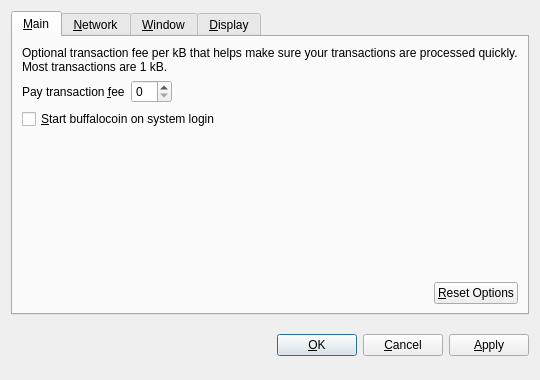
<?xml version="1.0" encoding="UTF-8"?>
<ui version="4.0">
 <class>OptionsDialog</class>
 <widget class="QDialog" name="OptionsDialog">
  <property name="geometry">
   <rect>
    <x>0</x>
    <y>0</y>
    <width>540</width>
    <height>380</height>
   </rect>
  </property>
  <property name="windowTitle">
   <string>Options</string>
  </property>
  <property name="modal">
   <bool>true</bool>
  </property>
  <layout class="QVBoxLayout" name="verticalLayout">
   <item>
    <widget class="QTabWidget" name="tabWidget">
     <property name="tabPosition">
      <enum>QTabWidget::North</enum>
     </property>
     <property name="currentIndex">
      <number>0</number>
     </property>
     <widget class="QWidget" name="tabMain">
      <attribute name="title">
       <string>&amp;Main</string>
      </attribute>
      <layout class="QVBoxLayout" name="verticalLayout_Main">
       <item>
        <widget class="QLabel" name="transactionFeeInfoLabel">
         <property name="text">
          <string>Optional transaction fee per kB that helps make sure your transactions are processed quickly. Most transactions are 1 kB.</string>
         </property>
         <property name="textFormat">
          <enum>Qt::PlainText</enum>
         </property>
         <property name="wordWrap">
          <bool>true</bool>
         </property>
        </widget>
       </item>
       <item>
        <layout class="QHBoxLayout" name="horizontalLayout_1_Main">
         <item>
          <widget class="QLabel" name="transactionFeeLabel">
           <property name="text">
            <string>Pay transaction &amp;fee</string>
           </property>
           <property name="textFormat">
            <enum>Qt::PlainText</enum>
           </property>
           <property name="buddy">
            <cstring>transactionFee</cstring>
           </property>
          </widget>
         </item>
         <item>
          <widget class="BitcoinAmountField" name="transactionFee"/>
         </item>
         <item>
          <spacer name="horizontalSpacer_1_Main">
           <property name="orientation">
            <enum>Qt::Horizontal</enum>
           </property>
           <property name="sizeHint" stdset="0">
            <size>
             <width>40</width>
             <height>20</height>
            </size>
           </property>
          </spacer>
         </item>
        </layout>
       </item>
       <item>
        <widget class="QCheckBox" name="bitcoinAtStartup">
         <property name="toolTip">
          <string>Automatically start buffalocoin after logging in to the system.</string>
         </property>
         <property name="text">
          <string>&amp;Start buffalocoin on system login</string>
         </property>
        </widget>
       </item>
       <item>
        <spacer name="verticalSpacer_Main">
         <property name="orientation">
          <enum>Qt::Vertical</enum>
         </property>
         <property name="sizeHint" stdset="0">
          <size>
           <width>20</width>
           <height>40</height>
          </size>
         </property>
        </spacer>
       </item>
       <item>
        <layout class="QHBoxLayout" name="horizontalLayout_2_Main">
         <item>
          <spacer name="horizontalSpacer_2_Main">
           <property name="orientation">
            <enum>Qt::Horizontal</enum>
           </property>
           <property name="sizeHint" stdset="0">
            <size>
             <width>40</width>
             <height>20</height>
            </size>
           </property>
          </spacer>
         </item>
         <item>
          <widget class="QPushButton" name="resetButton">
           <property name="toolTip">
            <string>Reset all client options to default.</string>
           </property>
           <property name="text">
            <string>&amp;Reset Options</string>
           </property>
           <property name="autoDefault">
            <bool>false</bool>
           </property>
          </widget>
         </item>
        </layout>
       </item>
      </layout>
     </widget>
     <widget class="QWidget" name="tabNetwork">
      <attribute name="title">
       <string>&amp;Network</string>
      </attribute>
      <layout class="QVBoxLayout" name="verticalLayout_Network">
       <item>
        <widget class="QCheckBox" name="mapPortUpnp">
         <property name="toolTip">
          <string>Automatically open the buffalocoin client port on the router. This only works when your router supports UPnP and it is enabled.</string>
         </property>
         <property name="text">
          <string>Map port using &amp;UPnP</string>
         </property>
        </widget>
       </item>
       <item>
        <widget class="QCheckBox" name="connectSocks">
         <property name="toolTip">
          <string>Connect to the buffalocoin network through a SOCKS proxy (e.g. when connecting through Tor).</string>
         </property>
         <property name="text">
          <string>&amp;Connect through SOCKS proxy:</string>
         </property>
        </widget>
       </item>
       <item>
        <layout class="QHBoxLayout" name="horizontalLayout_Network">
         <item>
          <widget class="QLabel" name="proxyIpLabel">
           <property name="text">
            <string>Proxy &amp;IP:</string>
           </property>
           <property name="textFormat">
            <enum>Qt::PlainText</enum>
           </property>
           <property name="buddy">
            <cstring>proxyIp</cstring>
           </property>
          </widget>
         </item>
         <item>
          <widget class="QValidatedLineEdit" name="proxyIp">
           <property name="maximumSize">
            <size>
             <width>140</width>
             <height>16777215</height>
            </size>
           </property>
           <property name="toolTip">
            <string>IP address of the proxy (e.g. 127.0.0.1)</string>
           </property>
          </widget>
         </item>
         <item>
          <widget class="QLabel" name="proxyPortLabel">
           <property name="text">
            <string>&amp;Port:</string>
           </property>
           <property name="textFormat">
            <enum>Qt::PlainText</enum>
           </property>
           <property name="buddy">
            <cstring>proxyPort</cstring>
           </property>
          </widget>
         </item>
         <item>
          <widget class="QLineEdit" name="proxyPort">
           <property name="maximumSize">
            <size>
             <width>55</width>
             <height>16777215</height>
            </size>
           </property>
           <property name="toolTip">
            <string>Port of the proxy (e.g. 9050)</string>
           </property>
          </widget>
         </item>
         <item>
          <widget class="QLabel" name="socksVersionLabel">
           <property name="text">
            <string>SOCKS &amp;Version:</string>
           </property>
           <property name="textFormat">
            <enum>Qt::PlainText</enum>
           </property>
           <property name="buddy">
            <cstring>socksVersion</cstring>
           </property>
          </widget>
         </item>
         <item>
          <widget class="QValueComboBox" name="socksVersion">
           <property name="toolTip">
            <string>SOCKS version of the proxy (e.g. 5)</string>
           </property>
          </widget>
         </item>
         <item>
          <spacer name="horizontalSpacer_Network">
           <property name="orientation">
            <enum>Qt::Horizontal</enum>
           </property>
           <property name="sizeHint" stdset="0">
            <size>
             <width>40</width>
             <height>20</height>
            </size>
           </property>
          </spacer>
         </item>
        </layout>
       </item>
       <item>
        <spacer name="verticalSpacer_Network">
         <property name="orientation">
          <enum>Qt::Vertical</enum>
         </property>
         <property name="sizeHint" stdset="0">
          <size>
           <width>20</width>
           <height>40</height>
          </size>
         </property>
        </spacer>
       </item>
      </layout>
     </widget>
     <widget class="QWidget" name="tabWindow">
      <attribute name="title">
       <string>&amp;Window</string>
      </attribute>
      <layout class="QVBoxLayout" name="verticalLayout_Window">
       <item>
        <widget class="QCheckBox" name="minimizeToTray">
         <property name="toolTip">
          <string>Show only a tray icon after minimizing the window.</string>
         </property>
         <property name="text">
          <string>&amp;Minimize to the tray instead of the taskbar</string>
         </property>
        </widget>
       </item>
       <item>
        <widget class="QCheckBox" name="minimizeOnClose">
         <property name="toolTip">
          <string>Minimize instead of exit the application when the window is closed. When this option is enabled, the application will be closed only after selecting Quit in the menu.</string>
         </property>
         <property name="text">
          <string>M&amp;inimize on close</string>
         </property>
        </widget>
       </item>
       <item>
        <spacer name="verticalSpacer_Window">
         <property name="orientation">
          <enum>Qt::Vertical</enum>
         </property>
         <property name="sizeHint" stdset="0">
          <size>
           <width>20</width>
           <height>40</height>
          </size>
         </property>
        </spacer>
       </item>
      </layout>
     </widget>
     <widget class="QWidget" name="tabDisplay">
      <attribute name="title">
       <string>&amp;Display</string>
      </attribute>
      <layout class="QVBoxLayout" name="verticalLayout_Display">
       <item>
        <layout class="QHBoxLayout" name="horizontalLayout_1_Display">
         <item>
          <widget class="QLabel" name="langLabel">
           <property name="text">
            <string>User Interface &amp;language:</string>
           </property>
           <property name="textFormat">
            <enum>Qt::PlainText</enum>
           </property>
           <property name="buddy">
            <cstring>lang</cstring>
           </property>
          </widget>
         </item>
         <item>
          <widget class="QValueComboBox" name="lang">
           <property name="toolTip">
            <string>The user interface language can be set here. This setting will take effect after restarting buffalocoin.</string>
           </property>
          </widget>
         </item>
        </layout>
       </item>
       <item>
        <layout class="QHBoxLayout" name="horizontalLayout_2_Display">
         <item>
          <widget class="QLabel" name="unitLabel">
           <property name="text">
            <string>&amp;Unit to show amounts in:</string>
           </property>
           <property name="textFormat">
            <enum>Qt::PlainText</enum>
           </property>
           <property name="buddy">
            <cstring>unit</cstring>
           </property>
          </widget>
         </item>
         <item>
          <widget class="QValueComboBox" name="unit">
           <property name="toolTip">
            <string>Choose the default subdivision unit to show in the interface and when sending coins.</string>
           </property>
          </widget>
         </item>
        </layout>
       </item>
       <item>
        <widget class="QCheckBox" name="displayAddresses">
         <property name="toolTip">
          <string>Whether to show buffalocoin addresses in the transaction list or not.</string>
         </property>
         <property name="text">
          <string>&amp;Display addresses in transaction list</string>
         </property>
        </widget>
       </item>
       <item>
        <widget class="QCheckBox" name="coinControlFeatures">
         <property name="toolTip">
          <string>Whether to show coin control features or not.</string>
         </property>
         <property name="text">
          <string>Display coin &amp;control features (experts only!)</string>
         </property>
        </widget>
       </item>
       <item>
        <spacer name="verticalSpacer_Display">
         <property name="orientation">
          <enum>Qt::Vertical</enum>
         </property>
         <property name="sizeHint" stdset="0">
          <size>
           <width>20</width>
           <height>40</height>
          </size>
         </property>
        </spacer>
       </item>
      </layout>
     </widget>
    </widget>
   </item>
   <item>
    <layout class="QHBoxLayout" name="horizontalLayout_Buttons">
     <item>
      <spacer name="horizontalSpacer_1">
       <property name="orientation">
        <enum>Qt::Horizontal</enum>
       </property>
       <property name="sizeHint" stdset="0">
        <size>
         <width>40</width>
         <height>48</height>
        </size>
       </property>
      </spacer>
     </item>
     <item>
      <widget class="QLabel" name="statusLabel">
       <property name="font">
        <font>
         <weight>75</weight>
         <bold>true</bold>
        </font>
       </property>
       <property name="text">
        <string/>
       </property>
       <property name="textFormat">
        <enum>Qt::PlainText</enum>
       </property>
       <property name="wordWrap">
        <bool>true</bool>
       </property>
      </widget>
     </item>
     <item>
      <spacer name="horizontalSpacer_2">
       <property name="orientation">
        <enum>Qt::Horizontal</enum>
       </property>
       <property name="sizeHint" stdset="0">
        <size>
         <width>40</width>
         <height>48</height>
        </size>
       </property>
      </spacer>
     </item>
     <item>
      <widget class="QPushButton" name="okButton">
       <property name="text">
        <string>&amp;OK</string>
       </property>
      </widget>
     </item>
     <item>
      <widget class="QPushButton" name="cancelButton">
       <property name="text">
        <string>&amp;Cancel</string>
       </property>
       <property name="autoDefault">
        <bool>false</bool>
       </property>
      </widget>
     </item>
     <item>
      <widget class="QPushButton" name="applyButton">
       <property name="text">
        <string>&amp;Apply</string>
       </property>
       <property name="autoDefault">
        <bool>false</bool>
       </property>
      </widget>
     </item>
    </layout>
   </item>
  </layout>
 </widget>
 <customwidgets>
  <customwidget>
   <class>BitcoinAmountField</class>
   <extends>QSpinBox</extends>
   <header>bitcoinamountfield.h</header>
   <container>1</container>
  </customwidget>
  <customwidget>
   <class>QValueComboBox</class>
   <extends>QComboBox</extends>
   <header>qvaluecombobox.h</header>
  </customwidget>
  <customwidget>
   <class>QValidatedLineEdit</class>
   <extends>QLineEdit</extends>
   <header>qvalidatedlineedit.h</header>
  </customwidget>
 </customwidgets>
 <resources/>
 <connections/>
</ui>
